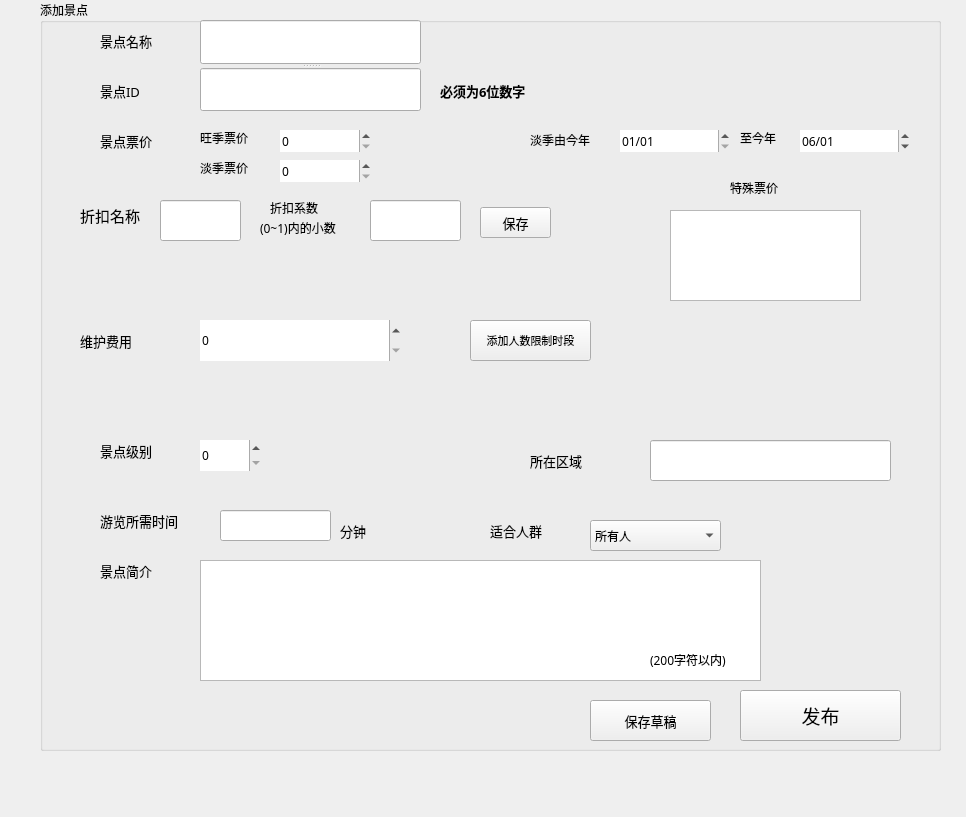
<?xml version="1.0" encoding="UTF-8"?>
<ui version="4.0">
 <class>addsite</class>
 <widget class="QMainWindow" name="addsite">
  <property name="geometry">
   <rect>
    <x>0</x>
    <y>0</y>
    <width>966</width>
    <height>817</height>
   </rect>
  </property>
  <property name="windowTitle">
   <string>添加或修改景点</string>
  </property>
  <widget class="QWidget" name="centralwidget">
   <widget class="QGroupBox" name="groupbox">
    <property name="geometry">
     <rect>
      <x>40</x>
      <y>0</y>
      <width>901</width>
      <height>751</height>
     </rect>
    </property>
    <property name="font">
     <font>
      <family>微软雅黑</family>
     </font>
    </property>
    <property name="title">
     <string>添加景点</string>
    </property>
    <widget class="QLabel" name="label_2">
     <property name="geometry">
      <rect>
       <x>60</x>
       <y>80</y>
       <width>81</width>
       <height>21</height>
      </rect>
     </property>
     <property name="font">
      <font>
       <family>微软雅黑</family>
       <pointsize>10</pointsize>
      </font>
     </property>
     <property name="text">
      <string>景点ID</string>
     </property>
    </widget>
    <widget class="QLabel" name="label">
     <property name="geometry">
      <rect>
       <x>60</x>
       <y>30</y>
       <width>81</width>
       <height>21</height>
      </rect>
     </property>
     <property name="font">
      <font>
       <family>微软雅黑</family>
       <pointsize>10</pointsize>
      </font>
     </property>
     <property name="text">
      <string>景点名称</string>
     </property>
    </widget>
    <widget class="QLabel" name="label_3">
     <property name="geometry">
      <rect>
       <x>60</x>
       <y>130</y>
       <width>91</width>
       <height>21</height>
      </rect>
     </property>
     <property name="font">
      <font>
       <family>微软雅黑</family>
       <pointsize>10</pointsize>
      </font>
     </property>
     <property name="text">
      <string>景点票价</string>
     </property>
    </widget>
    <widget class="QDateEdit" name="date_begin">
     <property name="geometry">
      <rect>
       <x>580</x>
       <y>130</y>
       <width>110</width>
       <height>22</height>
      </rect>
     </property>
     <property name="font">
      <font>
       <family>微软雅黑</family>
      </font>
     </property>
     <property name="frame">
      <bool>false</bool>
     </property>
     <property name="minimumDateTime">
      <datetime>
       <hour>0</hour>
       <minute>0</minute>
       <second>0</second>
       <year>1752</year>
       <month>9</month>
       <day>14</day>
      </datetime>
     </property>
     <property name="displayFormat">
      <string>MM/dd</string>
     </property>
     <property name="date">
      <date>
       <year>2017</year>
       <month>1</month>
       <day>1</day>
      </date>
     </property>
    </widget>
    <widget class="QLabel" name="label_5">
     <property name="geometry">
      <rect>
       <x>490</x>
       <y>130</y>
       <width>81</width>
       <height>20</height>
      </rect>
     </property>
     <property name="font">
      <font>
       <family>微软雅黑</family>
      </font>
     </property>
     <property name="text">
      <string>淡季由今年</string>
     </property>
    </widget>
    <widget class="QLabel" name="label_6">
     <property name="geometry">
      <rect>
       <x>160</x>
       <y>130</y>
       <width>71</width>
       <height>16</height>
      </rect>
     </property>
     <property name="font">
      <font>
       <family>微软雅黑</family>
      </font>
     </property>
     <property name="text">
      <string>旺季票价</string>
     </property>
    </widget>
    <widget class="QLabel" name="label_y">
     <property name="geometry">
      <rect>
       <x>700</x>
       <y>130</y>
       <width>51</width>
       <height>16</height>
      </rect>
     </property>
     <property name="font">
      <font>
       <family>微软雅黑</family>
      </font>
     </property>
     <property name="text">
      <string>至今年</string>
     </property>
    </widget>
    <widget class="QLabel" name="label_8">
     <property name="geometry">
      <rect>
       <x>160</x>
       <y>160</y>
       <width>61</width>
       <height>16</height>
      </rect>
     </property>
     <property name="font">
      <font>
       <family>微软雅黑</family>
      </font>
     </property>
     <property name="text">
      <string>淡季票价</string>
     </property>
    </widget>
    <widget class="QSpinBox" name="pricehigh">
     <property name="geometry">
      <rect>
       <x>240</x>
       <y>130</y>
       <width>91</width>
       <height>22</height>
      </rect>
     </property>
     <property name="font">
      <font>
       <family>微软雅黑</family>
      </font>
     </property>
     <property name="frame">
      <bool>false</bool>
     </property>
     <property name="maximum">
      <number>9999</number>
     </property>
     <property name="singleStep">
      <number>1</number>
     </property>
    </widget>
    <widget class="QSpinBox" name="pricelow">
     <property name="geometry">
      <rect>
       <x>240</x>
       <y>160</y>
       <width>91</width>
       <height>22</height>
      </rect>
     </property>
     <property name="font">
      <font>
       <family>微软雅黑</family>
      </font>
     </property>
     <property name="frame">
      <bool>false</bool>
     </property>
     <property name="maximum">
      <number>9999</number>
     </property>
     <property name="singleStep">
      <number>1</number>
     </property>
    </widget>
    <widget class="QLabel" name="label_9">
     <property name="geometry">
      <rect>
       <x>690</x>
       <y>180</y>
       <width>61</width>
       <height>16</height>
      </rect>
     </property>
     <property name="font">
      <font>
       <family>微软雅黑</family>
      </font>
     </property>
     <property name="text">
      <string>特殊票价</string>
     </property>
    </widget>
    <widget class="QListWidget" name="price_list">
     <property name="geometry">
      <rect>
       <x>630</x>
       <y>210</y>
       <width>191</width>
       <height>91</height>
      </rect>
     </property>
    </widget>
    <widget class="QLabel" name="label_10">
     <property name="geometry">
      <rect>
       <x>60</x>
       <y>440</y>
       <width>91</width>
       <height>21</height>
      </rect>
     </property>
     <property name="font">
      <font>
       <family>微软雅黑</family>
       <pointsize>10</pointsize>
      </font>
     </property>
     <property name="text">
      <string>景点级别</string>
     </property>
    </widget>
    <widget class="QSpinBox" name="level">
     <property name="geometry">
      <rect>
       <x>160</x>
       <y>440</y>
       <width>61</width>
       <height>31</height>
      </rect>
     </property>
     <property name="font">
      <font>
       <family>微软雅黑</family>
      </font>
     </property>
     <property name="frame">
      <bool>false</bool>
     </property>
     <property name="minimum">
      <number>0</number>
     </property>
     <property name="maximum">
      <number>5</number>
     </property>
     <property name="singleStep">
      <number>1</number>
     </property>
     <property name="value">
      <number>0</number>
     </property>
     <property name="displayIntegerBase">
      <number>10</number>
     </property>
    </widget>
    <widget class="QDateEdit" name="date_end">
     <property name="geometry">
      <rect>
       <x>760</x>
       <y>130</y>
       <width>110</width>
       <height>22</height>
      </rect>
     </property>
     <property name="font">
      <font>
       <family>微软雅黑</family>
      </font>
     </property>
     <property name="frame">
      <bool>false</bool>
     </property>
     <property name="displayFormat">
      <string>MM/dd</string>
     </property>
     <property name="date">
      <date>
       <year>2017</year>
       <month>6</month>
       <day>1</day>
      </date>
     </property>
    </widget>
    <widget class="QTextEdit" name="profile">
     <property name="geometry">
      <rect>
       <x>160</x>
       <y>560</y>
       <width>561</width>
       <height>121</height>
      </rect>
     </property>
     <property name="acceptRichText">
      <bool>false</bool>
     </property>
    </widget>
    <widget class="QLabel" name="label_11">
     <property name="geometry">
      <rect>
       <x>40</x>
       <y>330</y>
       <width>91</width>
       <height>21</height>
      </rect>
     </property>
     <property name="font">
      <font>
       <family>微软雅黑</family>
       <pointsize>10</pointsize>
      </font>
     </property>
     <property name="text">
      <string>维护费用</string>
     </property>
    </widget>
    <widget class="QLabel" name="label_12">
     <property name="geometry">
      <rect>
       <x>60</x>
       <y>560</y>
       <width>91</width>
       <height>21</height>
      </rect>
     </property>
     <property name="font">
      <font>
       <family>微软雅黑</family>
       <pointsize>10</pointsize>
      </font>
     </property>
     <property name="text">
      <string>景点简介</string>
     </property>
    </widget>
    <widget class="QSpinBox" name="maprice">
     <property name="geometry">
      <rect>
       <x>160</x>
       <y>320</y>
       <width>201</width>
       <height>41</height>
      </rect>
     </property>
     <property name="font">
      <font>
       <family>微软雅黑</family>
      </font>
     </property>
     <property name="frame">
      <bool>false</bool>
     </property>
     <property name="minimum">
      <number>0</number>
     </property>
     <property name="maximum">
      <number>999999</number>
     </property>
     <property name="singleStep">
      <number>10</number>
     </property>
     <property name="value">
      <number>0</number>
     </property>
     <property name="displayIntegerBase">
      <number>10</number>
     </property>
    </widget>
    <widget class="QPushButton" name="timelimit">
     <property name="geometry">
      <rect>
       <x>430</x>
       <y>320</y>
       <width>121</width>
       <height>41</height>
      </rect>
     </property>
     <property name="font">
      <font>
       <family>微软雅黑</family>
       <pointsize>8</pointsize>
      </font>
     </property>
     <property name="text">
      <string>添加人数限制时段</string>
     </property>
    </widget>
    <widget class="QLabel" name="label_13">
     <property name="geometry">
      <rect>
       <x>490</x>
       <y>450</y>
       <width>91</width>
       <height>21</height>
      </rect>
     </property>
     <property name="font">
      <font>
       <family>微软雅黑</family>
       <pointsize>10</pointsize>
      </font>
     </property>
     <property name="text">
      <string>所在区域</string>
     </property>
    </widget>
    <widget class="QLabel" name="label_14">
     <property name="geometry">
      <rect>
       <x>60</x>
       <y>510</y>
       <width>111</width>
       <height>21</height>
      </rect>
     </property>
     <property name="font">
      <font>
       <family>微软雅黑</family>
       <pointsize>10</pointsize>
      </font>
     </property>
     <property name="text">
      <string>游览所需时间</string>
     </property>
    </widget>
    <widget class="QLabel" name="label_15">
     <property name="geometry">
      <rect>
       <x>300</x>
       <y>520</y>
       <width>91</width>
       <height>21</height>
      </rect>
     </property>
     <property name="font">
      <font>
       <family>微软雅黑</family>
       <pointsize>10</pointsize>
      </font>
     </property>
     <property name="text">
      <string>分钟</string>
     </property>
    </widget>
    <widget class="QLabel" name="newlabel">
     <property name="geometry">
      <rect>
       <x>230</x>
       <y>200</y>
       <width>61</width>
       <height>16</height>
      </rect>
     </property>
     <property name="text">
      <string>折扣系数</string>
     </property>
    </widget>
    <widget class="QLabel" name="label_16">
     <property name="geometry">
      <rect>
       <x>610</x>
       <y>650</y>
       <width>101</width>
       <height>20</height>
      </rect>
     </property>
     <property name="text">
      <string>(200字符以内)</string>
     </property>
    </widget>
    <widget class="QPushButton" name="saveprice">
     <property name="geometry">
      <rect>
       <x>440</x>
       <y>207</y>
       <width>71</width>
       <height>31</height>
      </rect>
     </property>
     <property name="font">
      <font>
       <pointsize>10</pointsize>
      </font>
     </property>
     <property name="text">
      <string>保存</string>
     </property>
    </widget>
    <widget class="QPushButton" name="publish">
     <property name="geometry">
      <rect>
       <x>700</x>
       <y>690</y>
       <width>161</width>
       <height>51</height>
      </rect>
     </property>
     <property name="font">
      <font>
       <family>微软雅黑</family>
       <pointsize>14</pointsize>
      </font>
     </property>
     <property name="text">
      <string>发布</string>
     </property>
    </widget>
    <widget class="QPushButton" name="save">
     <property name="geometry">
      <rect>
       <x>550</x>
       <y>700</y>
       <width>121</width>
       <height>41</height>
      </rect>
     </property>
     <property name="font">
      <font>
       <family>微软雅黑</family>
       <pointsize>10</pointsize>
      </font>
     </property>
     <property name="text">
      <string>保存草稿</string>
     </property>
    </widget>
    <widget class="QLabel" name="disprompt">
     <property name="geometry">
      <rect>
       <x>400</x>
       <y>80</y>
       <width>171</width>
       <height>21</height>
      </rect>
     </property>
     <property name="font">
      <font>
       <pointsize>10</pointsize>
       <weight>75</weight>
       <bold>true</bold>
      </font>
     </property>
     <property name="text">
      <string>必须为6位数字</string>
     </property>
    </widget>
    <widget class="QComboBox" name="people">
     <property name="geometry">
      <rect>
       <x>550</x>
       <y>520</y>
       <width>131</width>
       <height>31</height>
      </rect>
     </property>
     <property name="currentText">
      <string>所有人</string>
     </property>
     <property name="currentIndex">
      <number>0</number>
     </property>
     <item>
      <property name="text">
       <string>所有人</string>
      </property>
     </item>
     <item>
      <property name="text">
       <string>不适合儿童</string>
      </property>
     </item>
     <item>
      <property name="text">
       <string>不适合长者</string>
      </property>
     </item>
     <item>
      <property name="text">
       <string>不适合儿童及长者</string>
      </property>
     </item>
    </widget>
    <widget class="QLabel" name="label_17">
     <property name="geometry">
      <rect>
       <x>450</x>
       <y>520</y>
       <width>91</width>
       <height>21</height>
      </rect>
     </property>
     <property name="font">
      <font>
       <family>微软雅黑</family>
       <pointsize>10</pointsize>
      </font>
     </property>
     <property name="text">
      <string>适合人群</string>
     </property>
    </widget>
    <widget class="QLineEdit" name="dis_name">
     <property name="geometry">
      <rect>
       <x>120</x>
       <y>200</y>
       <width>81</width>
       <height>41</height>
      </rect>
     </property>
    </widget>
    <widget class="QLineEdit" name="dis_num">
     <property name="geometry">
      <rect>
       <x>330</x>
       <y>200</y>
       <width>91</width>
       <height>41</height>
      </rect>
     </property>
    </widget>
    <widget class="QLabel" name="label_18">
     <property name="geometry">
      <rect>
       <x>40</x>
       <y>200</y>
       <width>81</width>
       <height>31</height>
      </rect>
     </property>
     <property name="font">
      <font>
       <pointsize>11</pointsize>
      </font>
     </property>
     <property name="text">
      <string>折扣名称</string>
     </property>
    </widget>
    <widget class="QLabel" name="label_19">
     <property name="geometry">
      <rect>
       <x>220</x>
       <y>220</y>
       <width>111</width>
       <height>16</height>
      </rect>
     </property>
     <property name="text">
      <string>(0~1)内的小数</string>
     </property>
    </widget>
    <widget class="QLineEdit" name="area">
     <property name="geometry">
      <rect>
       <x>610</x>
       <y>440</y>
       <width>241</width>
       <height>41</height>
      </rect>
     </property>
    </widget>
    <widget class="QLineEdit" name="time">
     <property name="geometry">
      <rect>
       <x>180</x>
       <y>510</y>
       <width>111</width>
       <height>31</height>
      </rect>
     </property>
    </widget>
    <widget class="QSplitter" name="splitter">
     <property name="geometry">
      <rect>
       <x>160</x>
       <y>20</y>
       <width>221</width>
       <height>91</height>
      </rect>
     </property>
     <property name="orientation">
      <enum>Qt::Vertical</enum>
     </property>
     <widget class="QLineEdit" name="name"/>
     <widget class="QLineEdit" name="id"/>
    </widget>
   </widget>
  </widget>
 </widget>
 <resources/>
 <connections/>
</ui>
